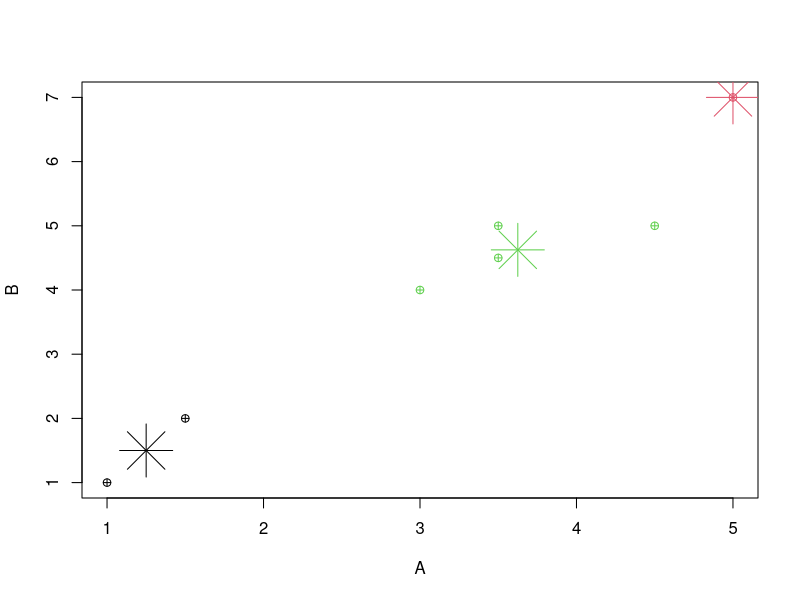

The R source for this figure:
#Clustering - Simple dataset - Marks in 2 subjects

A=c(1,1.5,3,5,3.5,4.5,3.5)
B=c(1,2,4,7,5,5,4.5)
marks=data.frame(A,B)
marks
?kmeans
(c1 = kmeans(marks, 3))  #??
c1$iter
cbind(marks, c1$cluster)
plot(marks, pch=10,col = c1$cluster)
c1$centers
points(c1$centers, col = 1:3, pch = 8, cex = 5)

c1$iter #?

#C1- 1, 2 : (1.3, 1.5)
#C2- 3, 4, 5, 6, 7  : (3.9, 5.1)
#
#Specify Coordinates for Centers
mcenters = marks[c(1,5),]
mcenters
(c2a <- kmeans(marks, centers=mcenters))
c2a
cbind(marks, c2a$cluster)
matrix(c(1,1,5,7), ncol=2)
?matrix
(c2b <- kmeans(marks, centers=matrix(c(1,1,5,7), ncol=2)))

c2a
cbind(marks,c2a$cluster)
c2a$centers
aggregate(marks,by=list(c2a$cluster),FUN=mean)
c2a
c2a$iter

library(dplyr)
marks
marks %>% group_by(c2a$cluster) %>% summarise_all(funs(sum, mean, median, n()))


# Distances
x1=marks[1,]; x2=marks[2,]
x1;x2
sqrt(sum((x1-x2)^2))
sqrt(1.25)
dist(rbind(x1,x2))
euc.dist <- function(x1, x2) sqrt(sum((x1 - x2) ^ 2))
for (i in 1:7)
  print(paste(i, round(euc.dist(marks[i,], marks[1,]),2),sep='-'))

ref1 = marks[1,]; ref1
ref2 = marks[4,]; ref2

(d1= apply(marks,1,function(x)sqrt(sum((x-ref1)^2))))
(d2= apply(marks,1,function(x)sqrt(sum((x-ref2)^2))))
df=cbind(marks, d1,d2)
df

apply(df, 1, function(x) max(which(x == min(x, na.rm = TRUE))))
df
apply(df[,c(3,4)],1, min)
df3 <-transform(df, mind1d2=apply(df[,c(3,4)],1, min, na.rm = TRUE))
df3
